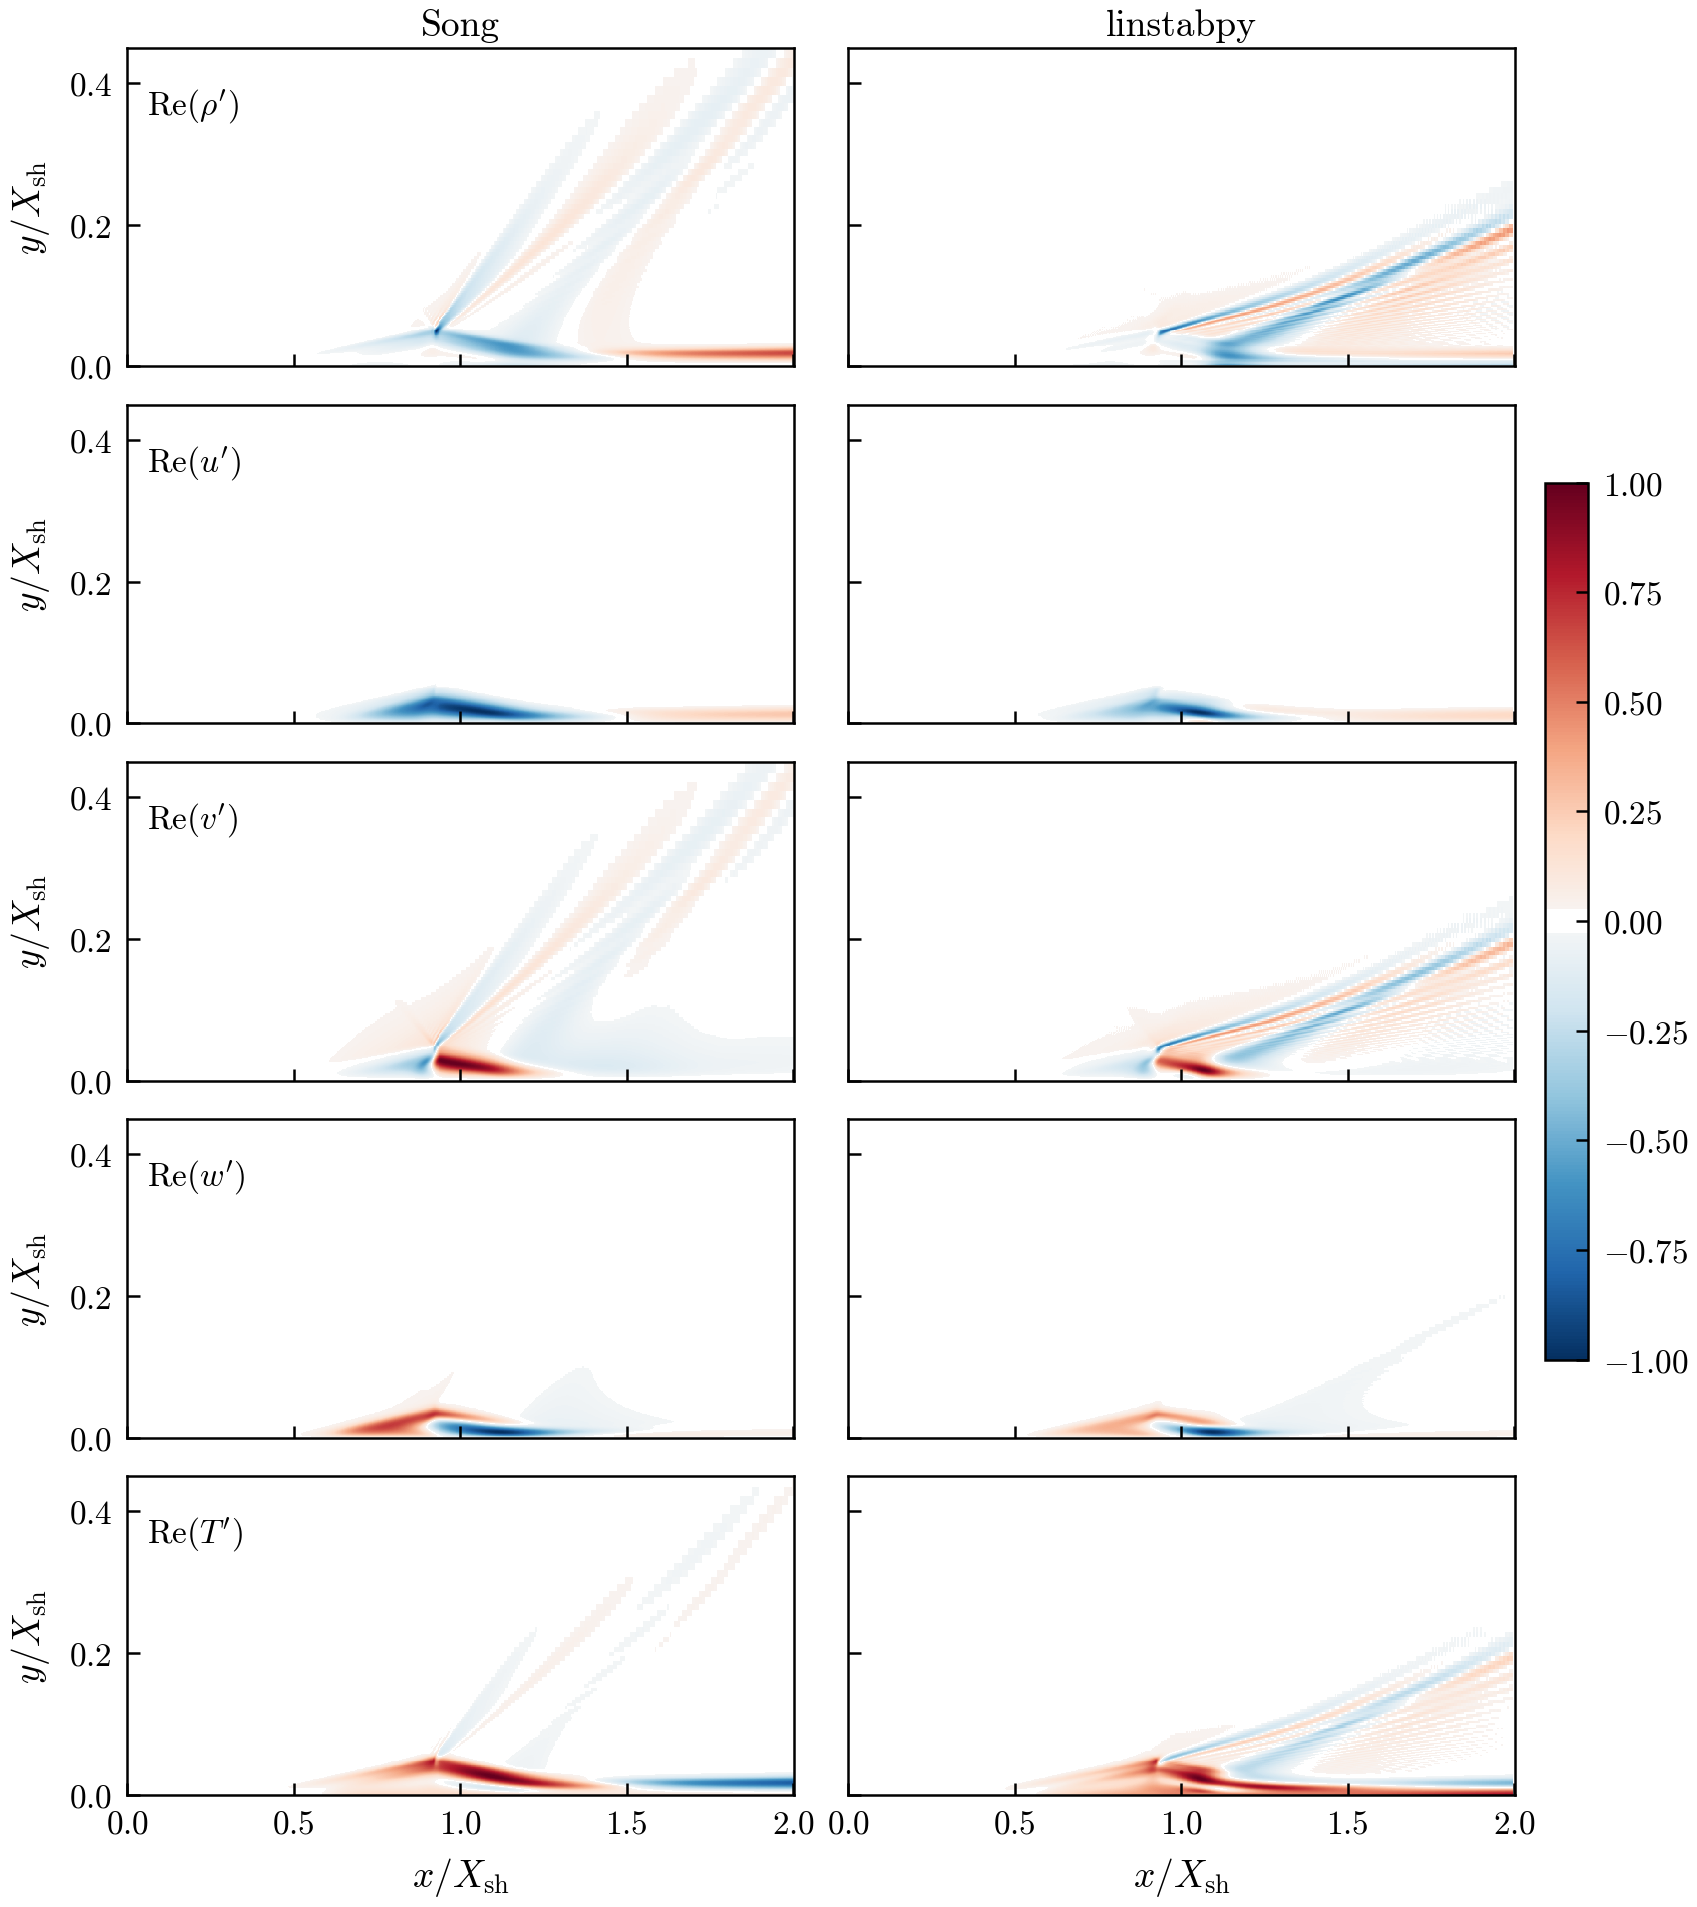

This chart was generated by the following Python code:
#!/usr/bin/env python3
"""Fig S3: Song leading mode and, when present, the packed linstabpy lead."""

from __future__ import annotations

import argparse
from pathlib import Path

import matplotlib

matplotlib.use("Agg")
import matplotlib.pyplot as plt
import numpy as np
from scipy.interpolate import RegularGridInterpolator

from examples.figure_style import apply, save, signed_cmap, y_limit_for_support

HERE = Path(__file__).resolve().parent
SRC_SONG = HERE / "song_32deg_leading_mode.npz"
SRC_OURS = HERE / "song_32deg_modes.npz"
DST = HERE / "song_fig3_eigenmode.png"
VARS = ("rho", "u", "v", "w", "t")
LABELS = {
    "rho": r"$\mathrm{Re}(\rho')$",
    "u": r"$\mathrm{Re}(u')$",
    "v": r"$\mathrm{Re}(v')$",
    "w": r"$\mathrm{Re}(w')$",
    "t": r"$\mathrm{Re}(T')$",
}
X_SH_MM = 80.0


def _phase_align(reference: np.ndarray, candidate: np.ndarray) -> np.ndarray:
    denom = np.vdot(candidate, candidate)
    if denom == 0:
        return candidate
    scale = np.vdot(candidate, reference) / denom
    return candidate * scale


def _interp_run(run: np.lib.npyio.NpzFile, name: str, x_dst, y_dst) -> np.ndarray:
    """Map one packed linstabpy field onto the Song plot grid."""
    xs = np.asarray(run["x"])[0, :]
    ys = np.asarray(run["y"])[:, 0]
    grid = np.real(np.asarray(run[name]))
    interp = RegularGridInterpolator((ys, xs), grid, bounds_error=False, fill_value=0.0)
    pts = np.column_stack([np.asarray(y_dst).ravel(), np.asarray(x_dst).ravel()])
    return interp(pts).reshape(np.asarray(x_dst).shape)


def _to_xsh(x: np.ndarray, y: np.ndarray) -> tuple[np.ndarray, np.ndarray]:
    """Map millimetre Song arrays onto units of X_sh = 80 mm."""
    if float(np.max(x)) > 10.0:
        return x / X_SH_MM, y / X_SH_MM
    return x, y


def main() -> int:
    apply()
    parser = argparse.ArgumentParser(description=__doc__)
    parser.add_argument("--modes", type=Path, default=SRC_OURS)
    parser.add_argument("-o", "--output", type=Path, default=DST)
    args = parser.parse_args()

    song = np.load(SRC_SONG)
    x_s, y_s = _to_xsh(np.asarray(song["x"]).T, np.asarray(song["y"]).T)
    run = np.load(args.modes) if args.modes.exists() else None
    ncols = 2 if run is not None else 1
    width = 3.15 if ncols == 1 else 5.8
    fig, axes = plt.subplots(
        len(VARS),
        ncols,
        figsize=(width, 6.4),
        sharex=True,
        sharey=True,
    )
    if ncols == 1:
        axes = np.asarray(axes).reshape(len(VARS), 1)
    fig.subplots_adjust(wspace=0.08, hspace=0.12, left=0.12, right=0.96, top=0.97, bottom=0.06)

    song_fields = []
    for name in VARS:
        song_f = np.real(np.asarray(song[name])).T
        peak = np.max(np.abs(song_f))
        if peak > 0.0:
            song_f = song_f / peak
        song_fields.append(song_f)
    ymax = min(y_limit_for_support(y_s, *song_fields, frac=0.99), 0.45)

    for i, name in enumerate(VARS):
        song_f = song_fields[i]
        ax = axes[i, 0]
        mesh = ax.pcolormesh(
            x_s, y_s, song_f, shading="auto", cmap=signed_cmap(), vmin=-1.0, vmax=1.0, rasterized=True
        )
        ax.set_ylim(0.0, ymax)
        ax.set_ylabel(r"$y/X_{\mathrm{sh}}$")
        ax.text(
            0.03,
            0.88,
            LABELS[name],
            transform=ax.transAxes,
            va="top",
            ha="left",
            fontsize=8,
        )
        if i == 0:
            ax.set_title("Song")
        if run is not None:
            ours = _interp_run(run, name, x_s, y_s)
            ours = np.real(_phase_align(song_f.astype(complex), ours.astype(complex)))
            peak_o = np.max(np.abs(ours))
            if peak_o > 0.0:
                ours = ours / peak_o
            ax2 = axes[i, 1]
            ax2.pcolormesh(
                x_s,
                y_s,
                ours,
                shading="auto",
                cmap=signed_cmap(),
                vmin=-1.0,
                vmax=1.0,
                rasterized=True,
            )
            ax2.set_ylim(0.0, ymax)
            if i == 0:
                ax2.set_title("linstabpy")
    axes[-1, 0].set_xlabel(r"$x/X_{\mathrm{sh}}$")
    if ncols == 2:
        axes[-1, 1].set_xlabel(r"$x/X_{\mathrm{sh}}$")
        for ax in axes[:, 1]:
            ax.tick_params(labelleft=False)
    for ax in np.asarray(axes).ravel():
        ax.set_ylim(0.0, ymax)
    fig.colorbar(mesh, ax=axes, fraction=0.03, pad=0.02)
    save(fig, args.output)
    print(f"wrote {args.output}")
    return 0


if __name__ == "__main__":
    raise SystemExit(main())
